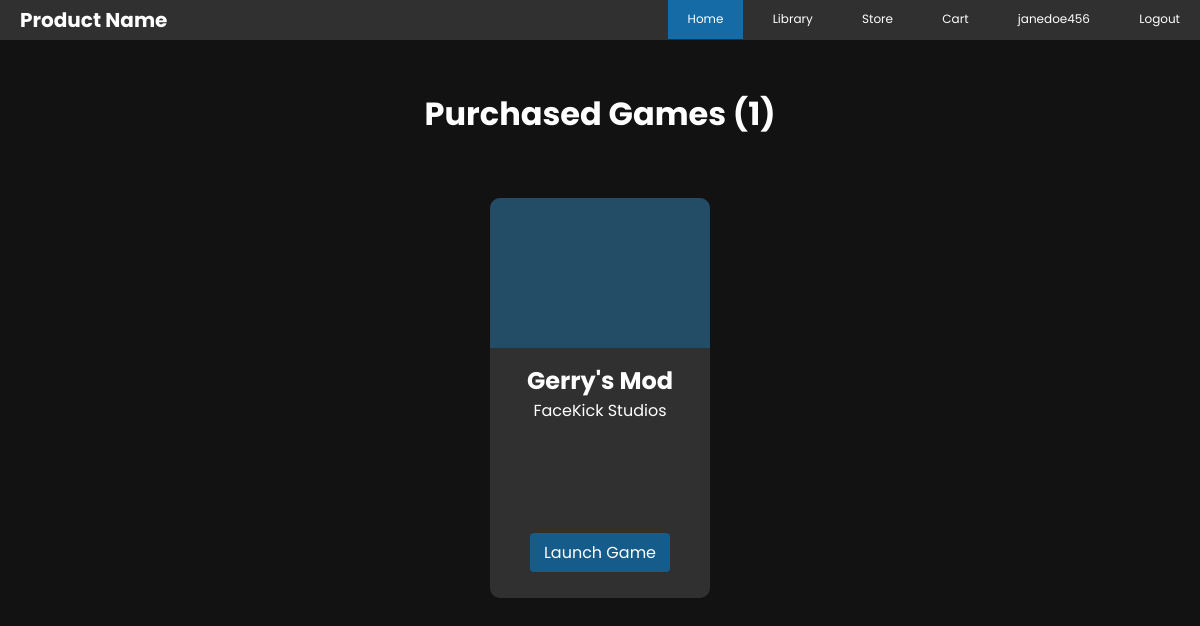
Screenshot of /library.php (signed in) with the database file from the repository.
### tables this page shows
CREATE TABLE `library` (
  `LibraryID` int NOT NULL AUTO_INCREMENT,
  `UserID` int NOT NULL,
  `GameCount` int NOT NULL DEFAULT '0',
  PRIMARY KEY (`LibraryID`,`UserID`),
  KEY `LIBRARYUSER_FK` (`UserID`),
  CONSTRAINT `LIBRARYUSER_FK` FOREIGN KEY (`UserID`) REFERENCES `user` (`UserID`)
);

CREATE TABLE `game` (
  `GameID` int NOT NULL AUTO_INCREMENT,
  `Title` varchar(64) NOT NULL,
  `AgeRating` char(1) NOT NULL,
  `ReleaseDate` date NOT NULL,
  `Price` decimal(5,2) NOT NULL,
  `Dname` varchar(64) NOT NULL,
  PRIMARY KEY (`GameID`),
  UNIQUE KEY `Title` (`Title`),
  KEY `GAMEDEV_FK` (`Dname`),
  CONSTRAINT `GAMEDEV_FK` FOREIGN KEY (`Dname`) REFERENCES `developer` (`Dname`),
  CONSTRAINT `RATING_CHECK` CHECK (((`AgeRating` like _utf8mb4'E') or (`AgeRating` like _utf8mb4'T') or (`AgeRating` like _utf8mb4'M')))
);

### classes/DBHandler.php (called while the page is built)
<?php
class DBHandler
{
    public function connect()
    {
        try {
            $username = "root";
            $password = "root";
            $dbh = new PDO('mysql:host=localhost;dbname=gameplatform', $username, $password);
            return $dbh;
        } catch (PDOException $e) {
            print "Error!: " . $e->getMessage() . "<br/>";
            die();
        }
    }
}

### library.php (the view, shortened to what this page needs)
<?php
include "classes/DBHandler.php";
$con = new DBHandler();
$stmt = $con->connect()->prepare("SELECT UserID FROM USER WHERE Username = ?;");
$stmt->execute(array($_SESSION["username"]));
$userID = $stmt->fetchColumn();
$stmt = $con->connect()->prepare("SELECT LibraryID FROM LIBRARY WHERE UserID = ?;");
$stmt->execute(array($userID));
$libraryID = $stmt->fetchColumn();
$stmt = $con->connect()->prepare("SELECT GameID FROM BELONG_TO WHERE LibraryID = ?;");
$stmt->execute(array($libraryID));
$games_in_library = $stmt->fetchAll();
$stmt = $con->connect()->prepare("SELECT GameCount FROM LIBRARY WHERE UserID = ?;");
$stmt->execute(array($userID));
$gameCount = $stmt->fetchColumn();
?>
<!DOCTYPE html>
<html lang="en">
<head>
    <link rel="stylesheet" href="styles/main.css">
    <link rel="stylesheet" href="styles/nav.css">
    <link rel="stylesheet" href="styles/list_preview.css">
</head>
<body>
    <div class="navbar">
        <nav>
            <ul>
                <li><a class="selected" href="index.php">Home</a></li>
                <?php
                if (isset($_SESSION["username"])) {
                ?>
                    <li><a href="library.php">Library</a></li>
                    <li><a href="store.php">Store</a></li>
                    <li><a href="cart.php">Cart</a></li>
                    <li><a href="profile.php"><?php echo $_SESSION["username"]; ?></a></li>
                    <li><a href="includes/logout.inc.php">Logout</a></li>
                <?php
                }
                ?>
            </ul>
        </nav>
        <h1>Product Name</h1>
    </div>
    <h1 id="heading">Purchased Games (<?php echo $gameCount?>)</h1>
    <section class="container">
        <?php
        for ($i = 0; $i < count($games_in_library); $i++) {
            $stmt = $con->connect()->prepare("SELECT * FROM GAME WHERE GameID = ?;");
            $stmt->execute(array($games_in_library[$i]["GameID"]));
            $game_info = $stmt->fetchAll();
            $title = $game_info[$i]["Title"];
            $dev_name = $game_info[$i]["Dname"];
        ?>
            <div class="st_game">
                <div class="game_image"></div>
                <h2><?php echo $title; ?></h2>
                <p><?php echo $dev_name; ?></p>
                <a href=#>Launch Game</a>
            </div>
        <?php
        }
        ?>
    </section>
</body>
</html>

### styles/main.css (style rules this page uses)
* { margin: 0; padding: 0; box-sizing: border-box; font-family: "Poppins", sans-serif; }
body { margin: 0; padding: 0; background: rgba(0, 0, 0, 0.93); height: 100vh; }

### styles/nav.css (style rules this page uses)
.navbar { background-color: #303030; }
.navbar h1 { font-size: 20px; color: white; position:absolute; top:5px; padding-left: 20px; }
nav { flex: 1; flex-wrap: wrap; text-align: right; padding-bottom: 10px; padding-top: -10px; }
nav ul li { display: inline-block; margin-left: 5px; margin-top: 5px; }
nav ul li a { color: white; font-size: 12px; padding: 12px 20px; transition: red 0.5s; text-decoration:none ; }
.selected { background: #156ba5; }

### styles/list_preview.css (style rules this page uses)
.container { display: flex; justify-content: center; flex-wrap: wrap; }
#heading { color: white; margin: 50px ; text-align: center; }
.st_game { background: #303030; width: 220px; height: 400px; margin: 10px; border-radius: 10px; transition: 0.5s; }
.game_image { background: #156ba577; height: 150px; margin-bottom: 15px; border-top-left-radius: 10px; border-top-right-radius: 10px; }
.st_game h2, .st_game p { color: white; text-align: center; }
.st_game a { background: #155c8b; padding: 7px 7px; top: 3px; text-decoration: none; color: white; display: block; text-align: center; margin: 40px; border-radius: 4px; margin-top: 110px; }

### rows the page displays
library: GameCount "1"
game: Title "Gerry's Mod", Dname "FaceKick Studios"

### other values shown
$_SESSION["username"] "janedoe456"
